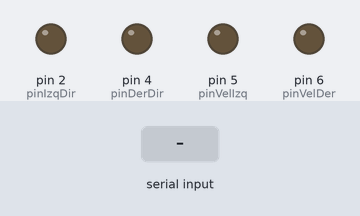
A sketch run on a simulated Arduino Uno, built with avr-gcc and run on an emulated ATmega328P. Parts: output pins drawn as LEDs (lit = HIGH). The inputs (shaded band) are chosen by the test bench.

Above: at 1.2 s.
1.3 s: "w" received over Serial
At 2.5 s:
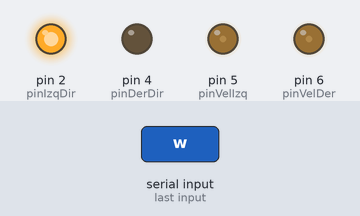
2.8 s: "s" received over Serial
At 3.7 s:
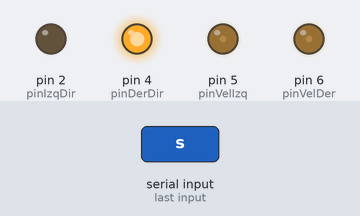
4.3 s: "a" received over Serial
At 4.9 s:
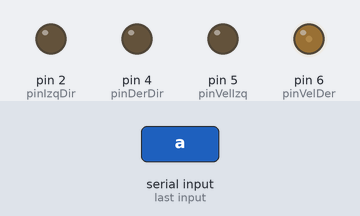
5.8 s: "d" received over Serial
At 7.0 s:
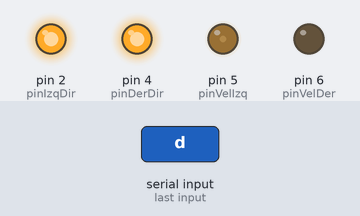
7.3 s: "x" received over Serial
At 8.3 s:
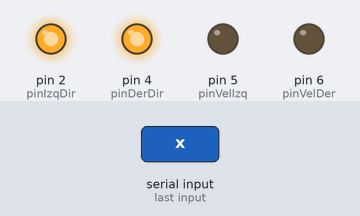
8.8 s: "+" received over Serial
At 9.5 s:
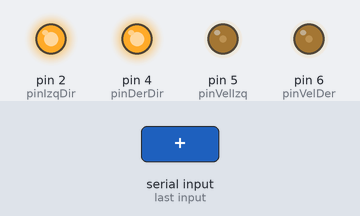
Timing chart, 0 to 11.3 s (numbered marks = the images above; inputs shaded):
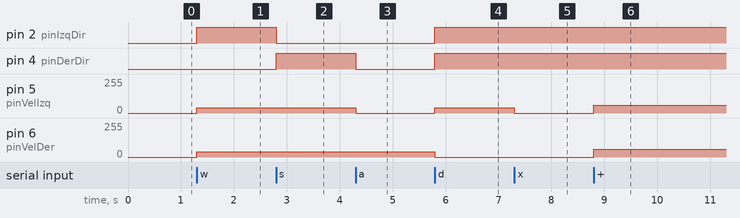

Measured:
- after the input at 1.3 s, pin 2 (pinIzqDir): LOW → HIGH at once; pin 5 (pinVelIzq), pin 6 (pinVelDer): 0/255 → 40/255 at once
- after the input at 2.8 s, pin 2 (pinIzqDir): HIGH → LOW at once; pin 4 (pinDerDir): LOW → HIGH at once
- after the input at 4.3 s, pin 4 (pinDerDir): HIGH → LOW at once; pin 5 (pinVelIzq): 40/255 → 0/255 at once
- after the input at 5.8 s, pin 2 (pinIzqDir), pin 4 (pinDerDir): LOW → HIGH at once; pin 5 (pinVelIzq): 0/255 → 40/255 at once; pin 6 (pinVelDer): 40/255 → 0/255 at once
- after the input at 7.3 s, pin 5 (pinVelIzq): 40/255 → 0/255 at once
- after the input at 8.8 s, pin 5 (pinVelIzq), pin 6 (pinVelDer): 0/255 → 60/255 at once

The sketch:

controlRemoto.ino
```cpp
#define pinIzqDir 2
#define pinDerDir 4
#define pinVelIzq 5
#define pinVelDer 6
//musica arduino tone (pin,frecuencia,duracion[ms])
//si recive la letra h recibe el tono, otro
int velocidadBase = 40;
int pasoVelocidad = 20;
char ultMov = 'x';

void setup() {
  Serial.begin(9600);

  pinMode(pinIzqDir, OUTPUT);
  pinMode(pinDerDir, OUTPUT);
  pinMode(pinVelIzq, OUTPUT);
  pinMode(pinVelDer, OUTPUT);
}

void loop() {

  if (Serial.available()) {
    char comando = Serial.read();

    // AVANZAR
    if (comando == 'w') {
      digitalWrite(pinIzqDir, 1);
      digitalWrite(pinDerDir, 0);

      analogWrite(pinVelIzq, velocidadBase);
      analogWrite(pinVelDer, velocidadBase);
    }

    // RETROCEDER
    else if (comando == 's') {
      digitalWrite(pinIzqDir, 0);
      digitalWrite(pinDerDir, 1);

      analogWrite(pinVelIzq, velocidadBase);
      analogWrite(pinVelDer, velocidadBase);
    }

    // IZQUIERDA
    else if (comando == 'a') {
      digitalWrite(pinIzqDir, 0);
      digitalWrite(pinDerDir, 0);

      analogWrite(pinVelIzq, 0);
      analogWrite(pinVelDer, velocidadBase);
    }

    // DERECHA
    else if (comando == 'd') {
      digitalWrite(pinIzqDir, 1);
      digitalWrite(pinDerDir, 1);

      analogWrite(pinVelDer, 0);
      analogWrite(pinVelIzq, velocidadBase);
    }

    // STOP
    else if (comando == 'x') {
      analogWrite(pinVelIzq, 0);
      analogWrite(pinVelDer, 0);
    }

    else if(comando == '+'){
      velocidadBase+=pasoVelocidad;
      if(velocidadBase > 255){velocidadBase = 255;}
      analogWrite(pinVelIzq, velocidadBase);
      analogWrite(pinVelDer, velocidadBase);
      comando=ultMov;
    }

    else if(comando == '-'){
      velocidadBase-=pasoVelocidad;
      if(velocidadBase < 0){
        velocidadBase = 0;
        analogWrite(pinVelIzq, 0);
        analogWrite(pinVelDer, 0);
      }
      analogWrite(pinVelIzq, velocidadBase);
      analogWrite(pinVelDer, velocidadBase);
      comando=ultMov;
    }

    //Bocina
    else if(comando == 'h'){
      tone(8, 800,1000);
      comando=ultMov;
     }
  }
}
```
